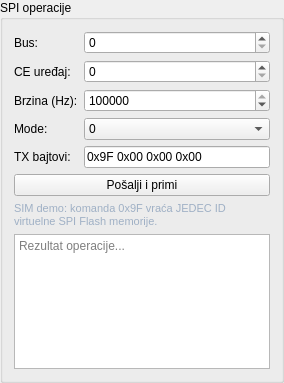
<?xml version="1.0" encoding="UTF-8"?>
<ui version="4.0"><class>SPIRoot</class><widget class="QGroupBox" name="SPIRoot"><property name="title"><string>SPI operacije</string></property><layout class="QVBoxLayout" name="verticalLayout"><item><layout class="QFormLayout" name="formLayout">
<item row="0" column="0"><widget class="QLabel" name="labelBus"><property name="text"><string>Bus:</string></property></widget></item><item row="0" column="1"><widget class="QSpinBox" name="busSpin"><property name="maximum"><number>10</number></property></widget></item>
<item row="1" column="0"><widget class="QLabel" name="labelDevice"><property name="text"><string>CE uređaj:</string></property></widget></item><item row="1" column="1"><widget class="QSpinBox" name="deviceSpin"><property name="maximum"><number>10</number></property></widget></item>
<item row="2" column="0"><widget class="QLabel" name="labelSpeed"><property name="text"><string>Brzina (Hz):</string></property></widget></item><item row="2" column="1"><widget class="QSpinBox" name="speedSpin"><property name="minimum"><number>500</number></property><property name="maximum"><number>20000000</number></property><property name="value"><number>500000</number></property></widget></item>
<item row="3" column="0"><widget class="QLabel" name="labelMode"><property name="text"><string>Mode:</string></property></widget></item><item row="3" column="1"><widget class="QComboBox" name="modeCombo"><item><property name="text"><string>0</string></property></item><item><property name="text"><string>1</string></property></item><item><property name="text"><string>2</string></property></item><item><property name="text"><string>3</string></property></item></widget></item>
<item row="4" column="0"><widget class="QLabel" name="labelTX"><property name="text"><string>TX bajtovi:</string></property></widget></item><item row="4" column="1"><widget class="QLineEdit" name="dataEdit"><property name="text"><string>0x9F 0x00 0x00 0x00</string></property></widget></item>
</layout></item><item><widget class="QPushButton" name="transferButton"><property name="text"><string>Pošalji i primi</string></property></widget></item><item><widget class="QLabel" name="hintLabel"><property name="text"><string>SIM demo: komanda 0x9F vraća JEDEC ID virtuelne SPI Flash memorije.</string></property><property name="wordWrap"><bool>true</bool></property><property name="styleSheet"><string notr="true">color:#9fb0c5; font-size:11px;</string></property></widget></item><item><widget class="QPlainTextEdit" name="logEdit"><property name="maximumSize"><size><width>16777215</width><height>135</height></size></property><property name="readOnly"><bool>true</bool></property><property name="placeholderText"><string>Rezultat operacije...</string></property></widget></item></layout></widget><resources/><connections/></ui>
